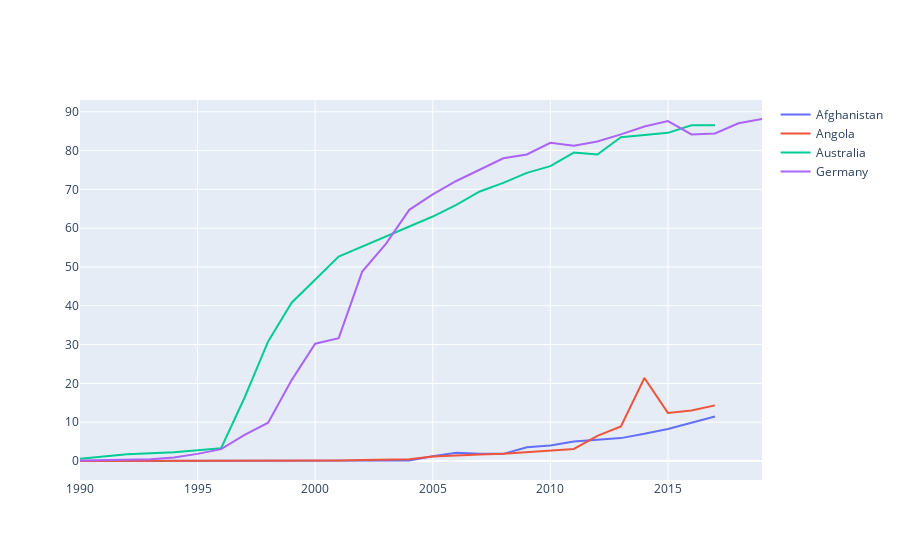

Notebook source saved alongside this figure:
### Code cell
fig = go.Figure()

if len(cntr) == 5:
    for i in range(len(cntr)):
        add_trace_f(num = i)
    fig.show()

if len(cntr) == 4:
    for i in range(len(cntr)):
        add_trace_f(num = i)
    fig.show()

if len(cntr) == 3:
    for i in range(len(cntr)):
        add_trace_f(num = i)
    fig.show()

if len(cntr) == 2:
    for i in range(len(cntr)):
        add_trace_f(num = i)
    fig.show()

if len(cntr) == 1:
    for i in range(len(cntr)):
        add_trace_f(num = i)
    fig.show()

### Figure 1 — Plotly figure (JSON) as saved in the notebook; plotly's stock layout.template omitted (floating-point values rounded to 4 significant figures)
{"data": [{"mode": "lines", "name": "Afghanistan", "type": "scatter", "x": [1990, 1991, 1992, 1993, 1994, 1995, 2001, 2002, 2003, 2004, 2005, 2006, 2007, 2008, 2009, 2010, 2011, 2012, 2013, 2014, 2015, 2017], "y": [0, 0, 0, 0, 0, 0, 0.004723, 0.004561, 0.08789, 0.1058, 1.224, 2.107, 1.9, 1.84, 3.55, 4, 5, 5.455, 5.9, 7, 8.26, 11.45]}, {"mode": "lines", "name": "Angola", "type": "scatter", "x": [1990, 1991, 1992, 1993, 1994, 1995, 1996, 1997, 1998, 1999, 2000, 2001, 2002, 2003, 2004, 2005, 2006, 2007, 2008, 2009, 2010, 2011, 2012, 2013, 2014, 2015, 2016, 2017], "y": [0, 0, 0, 0, 0, 0, 0.0007759, 0.005674, 0.01845, 0.07196, 0.105, 0.136, 0.2704, 0.3707, 0.4648, 1.143, 1.5, 1.7, 1.9, 2.3, 2.8, 3.1, 6.5, 8.9, 21.4, 12.4, 13, 14.34]}, {"mode": "lines", "name": "Australia", "type": "scatter", "x": [1990, 1991, 1992, 1993, 1994, 1995, 1996, 1997, 1998, 1999, 2000, 2001, 2005, 2006, 2007, 2008, 2009, 2010, 2011, 2012, 2013, 2014, 2015, 2016, 2017], "y": [0.5851, 1.097, 1.769, 1.975, 2.232, 2.76, 3.275, 16.37, 30.81, 40.78, 46.76, 52.69, 63, 66, 69.45, 71.67, 74.25, 76, 79.49, 79, 83.45, 84, 84.56, 86.54, 86.55]}, {"mode": "lines", "name": "Germany", "type": "scatter", "x": [1990, 1991, 1992, 1993, 1994, 1995, 1996, 1997, 1998, 1999, 2000, 2001, 2002, 2003, 2004, 2005, 2006, 2007, 2008, 2009, 2010, 2011, 2012, 2013, 2014, 2015, 2016, 2017, 2018, 2019], "y": [0.1259, 0.2503, 0.4353, 0.4636, 0.9225, 1.838, 3.055, 6.711, 9.878, 20.85, 30.22, 31.65, 48.82, 55.9, 64.73, 68.71, 72.16, 75.16, 78, 79, 82, 81.27, 82.35, 84.17, 86.19, 87.59, 84.17, 84.39, 87.04, 88.13]}], "layout": {"autosize": true, "xaxis": {"autorange": true, "range": [1990, 2019], "type": "linear"}, "yaxis": {"autorange": true, "range": [-4.896, 93.03], "type": "linear"}}}
